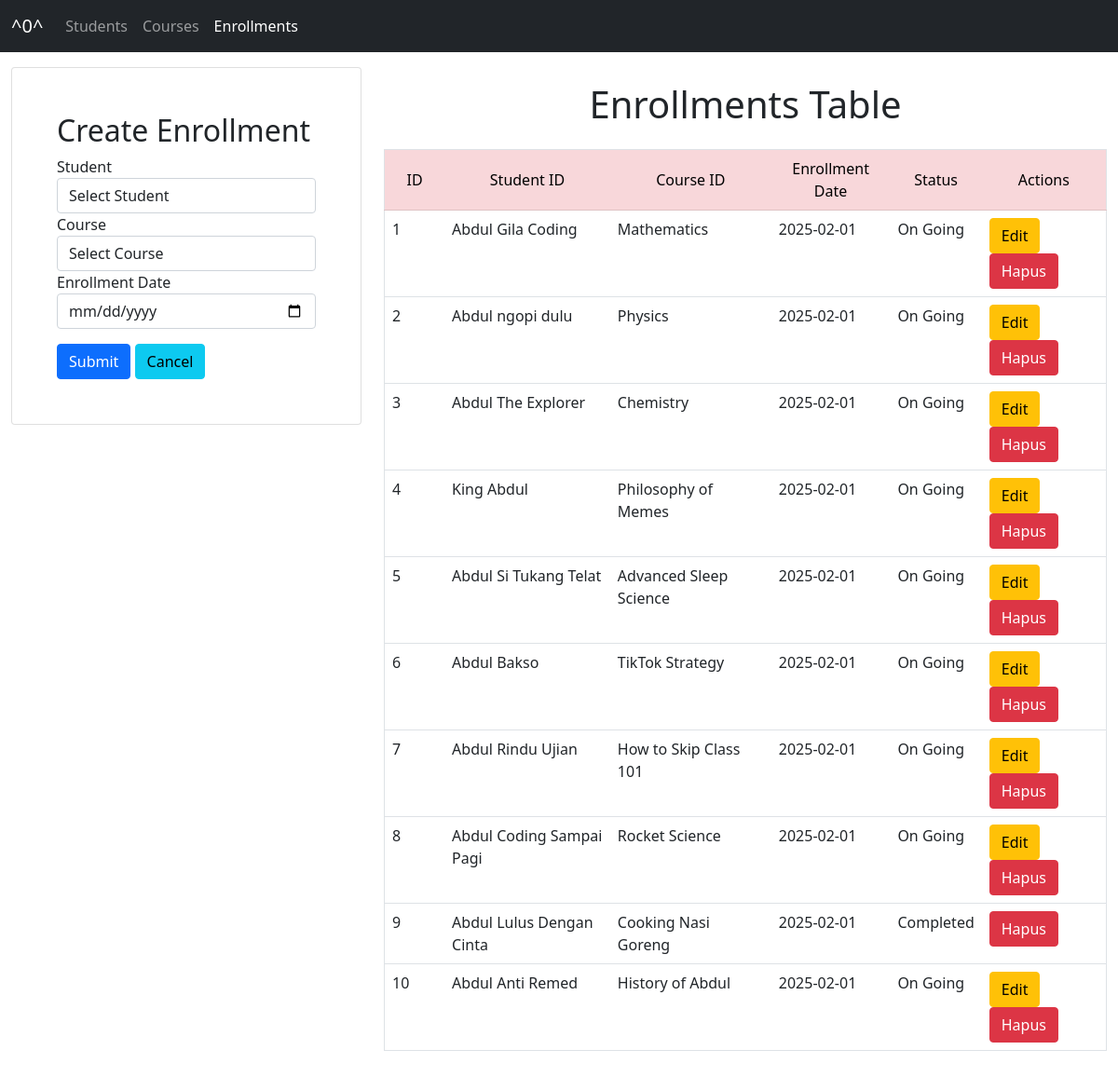
The app's page /enrollments.php with its own data.
### tables this page shows
CREATE TABLE `enrollments` (
  `id` int(11) NOT NULL,
  `student_id` int(11) NOT NULL,
  `course_id` int(11) NOT NULL,
  `enrollment_date` date NOT NULL,
  `status` varchar(20) DEFAULT 'active'
);

CREATE TABLE `students` (
  `id` int(11) NOT NULL,
  `name` varchar(100) NOT NULL,
  `nim` varchar(50) NOT NULL,
  `phone` varchar(15) DEFAULT NULL,
  `join_date` date NOT NULL,
  `status` varchar(20) DEFAULT 'active'
);

CREATE TABLE `courses` (
  `id` int(11) NOT NULL,
  `course_name` varchar(100) NOT NULL,
  `course_code` varchar(10) NOT NULL,
  `is_open` varchar(20) DEFAULT 'active'
);

### controllers/Enrollments.controller.php (called while the page is built, shortened)
<?php
include_once("models/Courses.class.php");
include_once("models/Enrollments.class.php");
include_once("views/Enrollments.view.php");
class EnrollmentsController
{
    private $students;
    private $courses;
    private $enrollments;
    function __construct()
    {
        $this->students = new Students(Conf::$db_host, Conf::$db_user, Conf::$db_pass, Conf::$db_name);
        $this->courses = new Courses(Conf::$db_host, Conf::$db_user, Conf::$db_pass, Conf::$db_name);
        $this->enrollments = new Enrollments(Conf::$db_host, Conf::$db_user, Conf::$db_pass, Conf::$db_name);
    }
    public function index()
    {
        $this->students->open();
        $this->courses->open();
        $this->enrollments->open();
        $this->students->getStudents();
        $this->courses->getCourses();
        $this->enrollments->getEnrollments();
        $data = array(
            'students' => array(),
            'courses' => array(),
            'enrollments' => array()
        );
        while ($row = $this->students->getResult()) {
            array_push($data['students'], $row);
        }
        while ($row = $this->courses->getResult()) {
            array_push($data['courses'], $row);
        }
        while ($row = $this->enrollments->getResult()) {
            array_push($data['enrollments'], $row);
        }
        $view = new EnrollmentsView();
        $view->render($data);
    }
}

### views/Enrollments.view.php (the view, shortened to what this page needs)
<?php
class EnrollmentsView
{
    public function render($data)
    {
        $no = 1;
        $dataEnrollments = null;
        foreach ($data['enrollments'] as $val) {
            list($id, $student_name, $course_name, $enrollment_date, $status) = $val;
            if($status == 'on_going'){
                $status = "On Going";
                $dataEnrollments .= "<tr>
                <td>" . $no++ . "</td>
                <td>" . $student_name . "</td>
                <td>" . $course_name . "</td>
                <td>" . $enrollment_date . "</td>
                <td>" . $status . "</td>
                <td>
                    <a href='enrollments.php?id_edit=" . $id . "' class='btn btn-warning'>Edit</a>
                    <a href='enrollments.php?id_hapus=" . $id . "' class='btn btn-danger'>Hapus</a>
                </td>
            </tr>";
            }else{
                $status = "Completed";
                $dataEnrollments .= "<tr>
                <td>" . $no++ . "</td>
                <td>" . $student_name . "</td>
                <td>" . $course_name . "</td>
                <td>" . $enrollment_date . "</td>
                <td>" . $status . "</td>
                <td>
                    <a href='enrollments.php?id_hapus=" . $id . "' class='btn btn-danger'>Hapus</a>
                </td>
            </tr>";
            }
        }
    }
}

### records on screen
enrollments: student.name "Abdul Gila Coding", course.course_name "Mathematics", enrollment_date "2025-02-01", status "On Going"
enrollments: student.name "Abdul ngopi dulu", course.course_name "Physics", enrollment_date "2025-02-01", status "On Going"
enrollments: student.name "Abdul The Explorer", course.course_name "Chemistry", enrollment_date "2025-02-01", status "On Going"
enrollments: student.name "King Abdul", course.course_name "Philosophy of Memes", enrollment_date "2025-02-01", status "On Going"
enrollments: student.name "Abdul Si Tukang Telat", course.course_name "Advanced Sleep Science", enrollment_date "2025-02-01", status "On Going"
enrollments: student.name "Abdul Bakso", course.course_name "TikTok Strategy", enrollment_date "2025-02-01", status "On Going"
enrollments: student.name "Abdul Rindu Ujian", course.course_name "How to Skip Class 101", enrollment_date "2025-02-01", status "On Going"
enrollments: student.name "Abdul Coding Sampai Pagi", course.course_name "Rocket Science", enrollment_date "2025-02-01", status "On Going"
enrollments: student.name "Abdul Lulus Dengan Cinta", course.course_name "Cooking Nasi Goreng", enrollment_date "2025-02-01", status "Completed"
enrollments: student.name "Abdul Anti Remed", course.course_name "History of Abdul", enrollment_date "2025-02-01", status "On Going"
